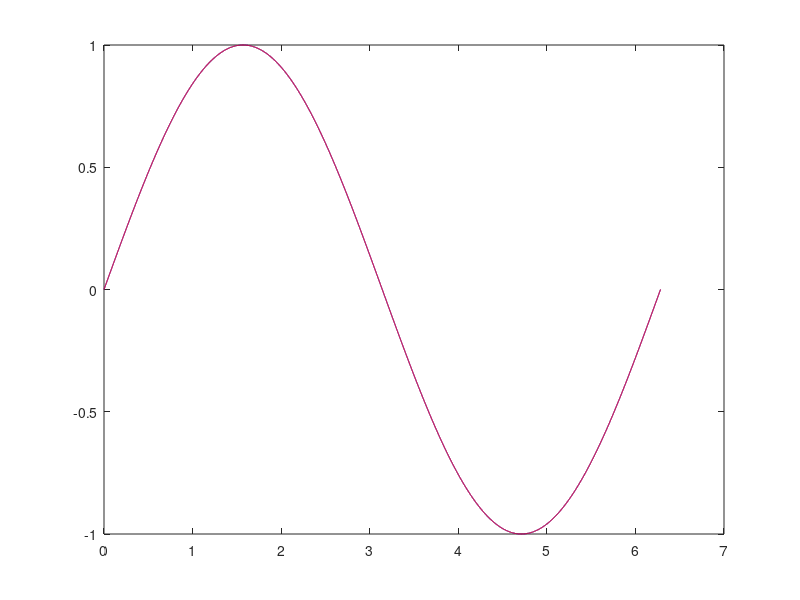
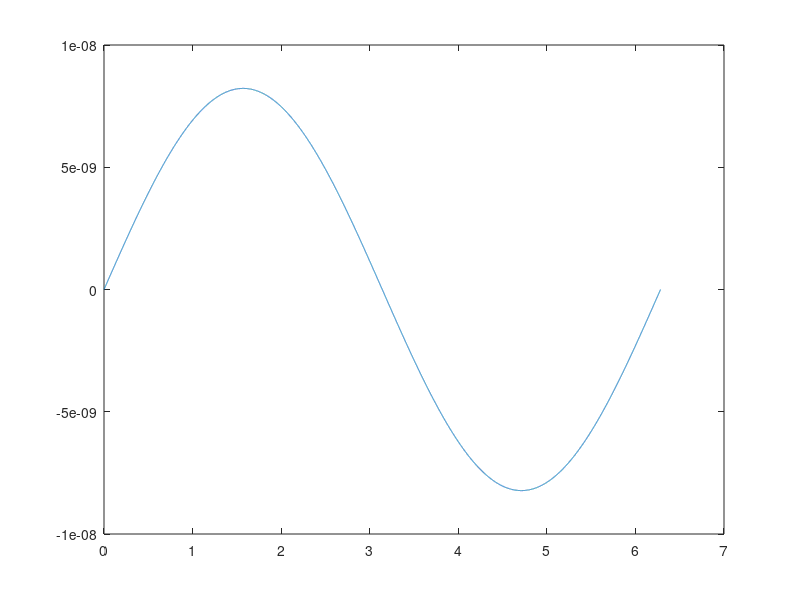

MATLAB code to generate these figures, in order:
clear all
close all
clc

% Integrator Example

y(1) = 0;
h = pi/10000;
t(1) = 0;

for ii = 1:20000
    pred = y(ii) + h * cos(t(ii));
    y(ii+1) = y(ii) + .5*h*(cos(t(ii)+h) + cos(t(ii)));    
    t(ii+1) = t(ii) + h;
end

Exact = sin(t);

figure
plot(t,Exact,'b',t,y,'r')

for ii = 1:length(t)
    Delta(ii) = Exact(ii) - y(ii); 
end

figure
plot(t,Delta)
